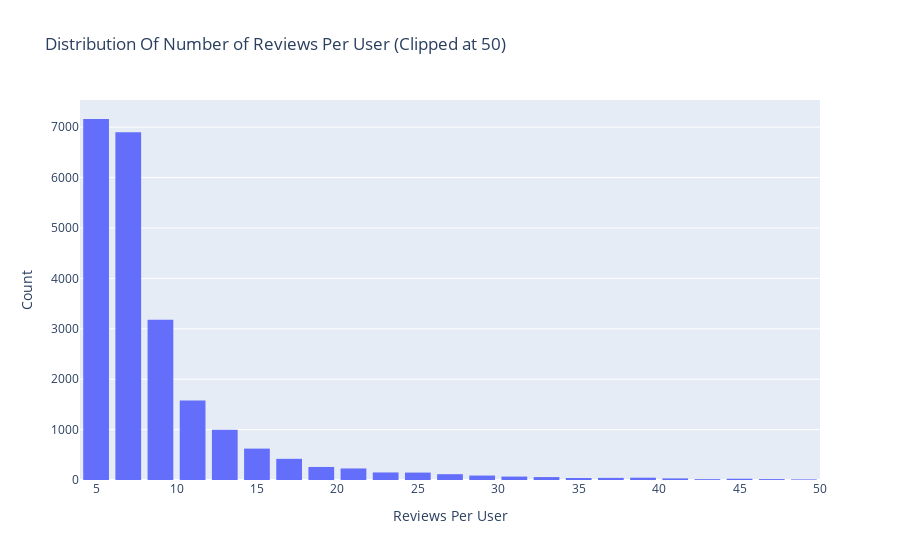

Notebook code for this chart:
### Code cell
# Number of reviews per user
data = df.groupby('reviewerID')['overall'].count().clip(upper=50)

trace = go.Histogram(x = data.values,
                     name = 'Ratings',
                     xbins = dict(start = 0,
                                  end = 50,
                                  size = 2))
# Create layout
layout = go.Layout(title = 'Distribution Of Number of Reviews Per User (Clipped at 50)',
                   xaxis = dict(title = 'Reviews Per User'),
                   yaxis = dict(title = 'Count'),
                   bargap = 0.2)

# Create plot
fig = go.Figure(data=[trace], layout=layout)
iplot(fig)

 # Do this first so we don't create a file if image conversion fails
img_data = to_image(fig,
        format='png',
        width=800,
        height=500,
        scale=5)

fig.write_image("images/reviews_per_user.png", scale=5)

### Figure 1 — Plotly figure (JSON) as saved in the notebook; plotly's stock layout.template omitted (floating-point values rounded to 4 significant figures; data arrays with more than 128 entries replaced by an {"elided": "..."} marker saying what was removed)
{"data": [{"name": "Ratings", "type": "histogram", "x": {"elided": "22363 int values"}, "xbins": {"end": 50, "size": 2, "start": 0}}], "layout": {"bargap": 0.2, "title": {"text": "Distribution Of Number of Reviews Per User (Clipped at 50)"}, "xaxis": {"title": {"text": "Reviews Per User"}}, "yaxis": {"title": {"text": "Count"}}}}
